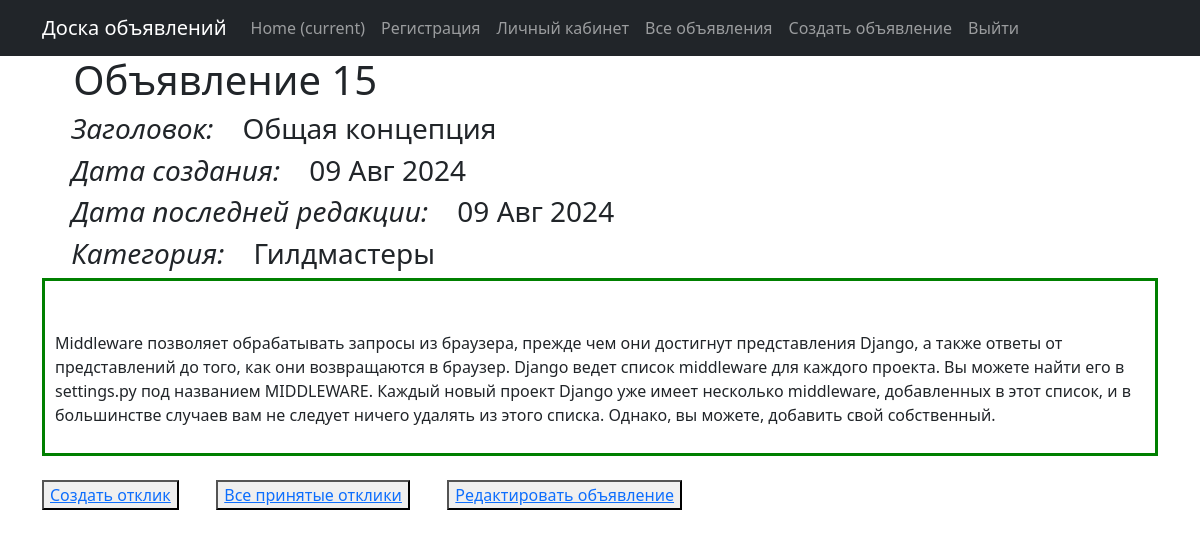
/post/15, run on the app's committed database.
### announcement/models.py (models this page shows, shortened)
class Post(models.Model):
    title = models.CharField(max_length=255, verbose_name="Заголовок")
    text = RichTextUploadingField(verbose_name="Содержание")
    user = models.ForeignKey(User, on_delete=models.CASCADE)
    category = models.ForeignKey(Category, on_delete=models.CASCADE, verbose_name="Категория")
    create_time = models.DateTimeField(auto_now_add=True)
    update_time = models.DateTimeField(auto_now=True)

class Category(models.Model):
    name = models.CharField(max_length=25)
    def __str__(self):
        return self.name

### announcement/views.py (the view)
# urls.py: path('post/<int:id>', PostDetail.as_view(), name='post_detail'),
class PostDetail(DetailView):
    model = Post
    template_name = 'post.html'
    context_object_name = 'post'
    pk_url_kwarg = 'id'

### templates/post.html (shortened to what this page needs)
{% extends 'flatpages/default.html' %}
{% block content %}
<h1>&nbsp;&nbsp;&nbsp;Объявление {{ post.id }}</h1>
     <h3>&nbsp;&nbsp;&nbsp;&nbsp;<em>Заголовок:</em>&nbsp;&nbsp;&nbsp;&nbsp;{{ post.title|safe }}</h3>
     <h3>&nbsp;&nbsp;&nbsp;&nbsp;<em>Дата создания:</em>&nbsp;&nbsp;&nbsp;&nbsp;{{ post.create_time|date:'d M Y' }} </h3>
     <h3>&nbsp;&nbsp;&nbsp;&nbsp;<em>Дата последней редакции:</em>&nbsp;&nbsp;&nbsp;&nbsp;{{ post.update_time|date:'d M Y' }} </h3>
     <h3>&nbsp;&nbsp;&nbsp;&nbsp;<em>Категория:</em>&nbsp;&nbsp;&nbsp;&nbsp;{{ post.category }}</h3>
     <div class="outline">
         <p>&nbsp;&nbsp;&nbsp;&nbsp;{{ post.text|safe }}</p>
     </div>
<br>
     <button><a href="/{{ post.id }}">Создать отклик</a></button>&nbsp;&nbsp;&nbsp;&nbsp;&nbsp;&nbsp;&nbsp;&nbsp;
     <button><a href="/comments/{{ post.id }}">Все принятые отклики</a></button>&nbsp;&nbsp;&nbsp;&nbsp;&nbsp;&nbsp;&nbsp;&nbsp;
     <button><a href="/post/{{ post.id }}/edit/">Редактировать объявление</a></button>
{% endblock content %}

### templates/post.html (style rules this page uses)
.outline { border: 3px solid green; padding: 10px; }

### data on the page
Post: id "15", title "Общая концепция", create_time "09 Авг 2024", update_time "09 Авг 2024", category "Гилдмастеры", text "Middleware позволяет обрабатывать запросы из браузера, прежде чем они достигнут представления Django, а также ответы от представлений до того, как они возвращаются в браузер. Django ведет список middleware для каждого проекта. Вы можете найти его в settings.py под названием MIDDLEWARE. Каждый новый проект Django уже имеет несколько middleware, добавленных в этот список, и в большинстве случаев вам не следует ничего удалять из этого списка. Однако, вы можете, добавить свой собственный."
